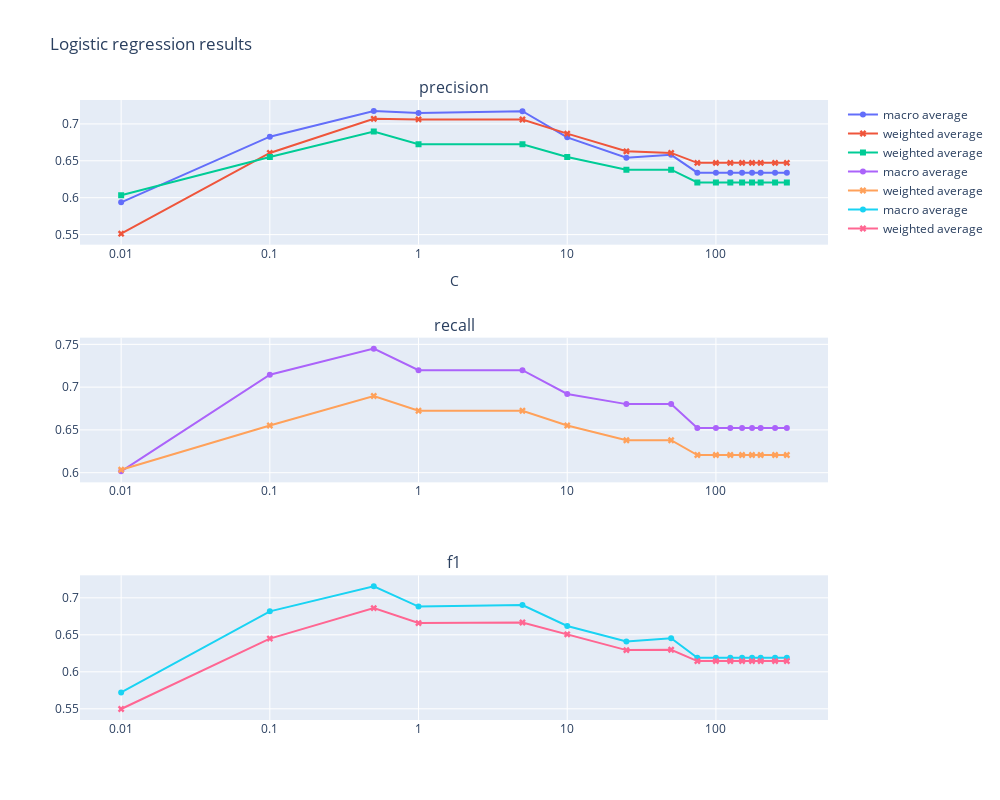

The code cell stored with this chart in its notebook:
### Code cell
# Create subplots
def plot_manual_tuning_results(c_ls, metrics_ls):
    names = ['precision', 'recall', 'f1']
    fig = make_subplots(rows=3, cols=1, shared_yaxes=True, subplot_titles=names, vertical_spacing=0.15 )
    
    # Add traces for Plot 1
    for i in range(len(metrics_ls)):
        ls = metrics_ls[i]
        # Plot for first subplot
        y1, y2 = zip(*ls)
        fig.add_trace(go.Scatter(x=c_ls, y=y1, mode='lines+markers', name='macro average', marker=dict(symbol='circle')), row=i+1, col=1)
        fig.add_trace(go.Scatter(x=c_ls, y=y2, mode='lines+markers', name='weighted average', marker=dict(symbol='x')), row=i+1, col=1)
        if i == 0:
            fig.add_trace(go.Scatter(x=c_ls, y=accuracy_ls, mode='lines+markers', name='weighted average', marker=dict(symbol='square')), row=i+1, col=1)
        fig.update_xaxes(type='log', tickvals=[.01, .1, 1, 10, 100, 1000], ticktext=['0.01', '0.1', '1', '10', '100', '500'], row=i+1, col=1)

    fig.update_layout(
        title_text="Logistic regression results",
        xaxis_title="C",
        # yaxis_title="Y-axis",
        height=800, width=1000,
        showlegend=True
    )
    fig.show()
metrics_ls = [precision_ls, recall_ls, f1_ls]
plot_manual_tuning_results(c_ls, metrics_ls)

### Figure 1 — Plotly figure (JSON) as saved in the notebook; plotly's stock layout.template omitted (floating-point values rounded to 4 significant figures)
{"data": [{"marker": {"symbol": "circle"}, "mode": "lines+markers", "name": "macro average", "type": "scatter", "x": [0.01, 0.1, 0.5, 1, 5, 10, 25, 50, 75, 100, 125, 150, 175, 200, 250, 300], "xaxis": "x", "y": [0.5937, 0.6827, 0.7175, 0.7147, 0.7172, 0.6818, 0.6543, 0.6581, 0.6339, 0.6339, 0.6339, 0.6339, 0.6339, 0.6339, 0.6339, 0.6339], "yaxis": "y"}, {"marker": {"symbol": "x"}, "mode": "lines+markers", "name": "weighted average", "type": "scatter", "x": [0.01, 0.1, 0.5, 1, 5, 10, 25, 50, 75, 100, 125, 150, 175, 200, 250, 300], "xaxis": "x", "y": [0.5512, 0.6606, 0.707, 0.7061, 0.706, 0.6869, 0.6629, 0.6607, 0.6473, 0.6473, 0.6473, 0.6473, 0.6473, 0.6473, 0.6473, 0.6473], "yaxis": "y"}, {"marker": {"symbol": "square"}, "mode": "lines+markers", "name": "weighted average", "type": "scatter", "x": [0.01, 0.1, 0.5, 1, 5, 10, 25, 50, 75, 100, 125, 150, 175, 200, 250, 300], "xaxis": "x", "y": [0.6034, 0.6552, 0.6897, 0.6724, 0.6724, 0.6552, 0.6379, 0.6379, 0.6207, 0.6207, 0.6207, 0.6207, 0.6207, 0.6207, 0.6207, 0.6207], "yaxis": "y"}, {"marker": {"symbol": "circle"}, "mode": "lines+markers", "name": "macro average", "type": "scatter", "x": [0.01, 0.1, 0.5, 1, 5, 10, 25, 50, 75, 100, 125, 150, 175, 200, 250, 300], "xaxis": "x2", "y": [0.6016, 0.7146, 0.745, 0.7198, 0.7198, 0.6921, 0.6802, 0.6802, 0.6524, 0.6524, 0.6524, 0.6524, 0.6524, 0.6524, 0.6524, 0.6524], "yaxis": "y2"}, {"marker": {"symbol": "x"}, "mode": "lines+markers", "name": "weighted average", "type": "scatter", "x": [0.01, 0.1, 0.5, 1, 5, 10, 25, 50, 75, 100, 125, 150, 175, 200, 250, 300], "xaxis": "x2", "y": [0.6034, 0.6552, 0.6897, 0.6724, 0.6724, 0.6552, 0.6379, 0.6379, 0.6207, 0.6207, 0.6207, 0.6207, 0.6207, 0.6207, 0.6207, 0.6207], "yaxis": "y2"}, {"marker": {"symbol": "circle"}, "mode": "lines+markers", "name": "macro average", "type": "scatter", "x": [0.01, 0.1, 0.5, 1, 5, 10, 25, 50, 75, 100, 125, 150, 175, 200, 250, 300], "xaxis": "x3", "y": [0.5722, 0.6817, 0.7156, 0.6882, 0.6902, 0.6619, 0.6411, 0.6454, 0.6189, 0.6189, 0.6189, 0.6189, 0.6189, 0.6189, 0.6189, 0.6189], "yaxis": "y3"}, {"marker": {"symbol": "x"}, "mode": "lines+markers", "name": "weighted average", "type": "scatter", "x": [0.01, 0.1, 0.5, 1, 5, 10, 25, 50, 75, 100, 125, 150, 175, 200, 250, 300], "xaxis": "x3", "y": [0.5497, 0.6449, 0.686, 0.6659, 0.6667, 0.6507, 0.6294, 0.6298, 0.6145, 0.6145, 0.6145, 0.6145, 0.6145, 0.6145, 0.6145, 0.6145], "yaxis": "y3"}], "layout": {"annotations": [{"font": {"size": 16}, "showarrow": false, "text": "precision", "x": 0.5, "xanchor": "center", "xref": "paper", "y": 1.0, "yanchor": "bottom", "yref": "paper"}, {"font": {"size": 16}, "showarrow": false, "text": "recall", "x": 0.5, "xanchor": "center", "xref": "paper", "y": 0.6167, "yanchor": "bottom", "yref": "paper"}, {"font": {"size": 16}, "showarrow": false, "text": "f1", "x": 0.5, "xanchor": "center", "xref": "paper", "y": 0.2333, "yanchor": "bottom", "yref": "paper"}], "height": 800, "showlegend": true, "title": {"text": "Logistic regression results"}, "width": 1000, "xaxis": {"anchor": "y", "autorange": true, "domain": [0, 1], "range": [-2.277, 2.754], "ticktext": ["0.01", "0.1", "1", "10", "100", "500"], "tickvals": [0.01, 0.1, 1, 10, 100, 1000], "title": {"text": "C"}, "type": "log"}, "xaxis2": {"anchor": "y2", "autorange": true, "domain": [0, 1], "range": [-2.277, 2.754], "ticktext": ["0.01", "0.1", "1", "10", "100", "500"], "tickvals": [0.01, 0.1, 1, 10, 100, 1000], "type": "log"}, "xaxis3": {"anchor": "y3", "autorange": true, "domain": [0, 1], "range": [-2.277, 2.754], "ticktext": ["0.01", "0.1", "1", "10", "100", "500"], "tickvals": [0.01, 0.1, 1, 10, 100, 1000], "type": "log"}, "yaxis": {"anchor": "x", "autorange": true, "domain": [0.7667, 1.0], "range": [0.5364, 0.7324], "type": "linear"}, "yaxis2": {"anchor": "x2", "autorange": true, "domain": [0.3833, 0.6167], "range": [0.5888, 0.7578], "type": "linear"}, "yaxis3": {"anchor": "x3", "autorange": true, "domain": [0, 0.2333], "range": [0.5349, 0.7304], "type": "linear"}}}
